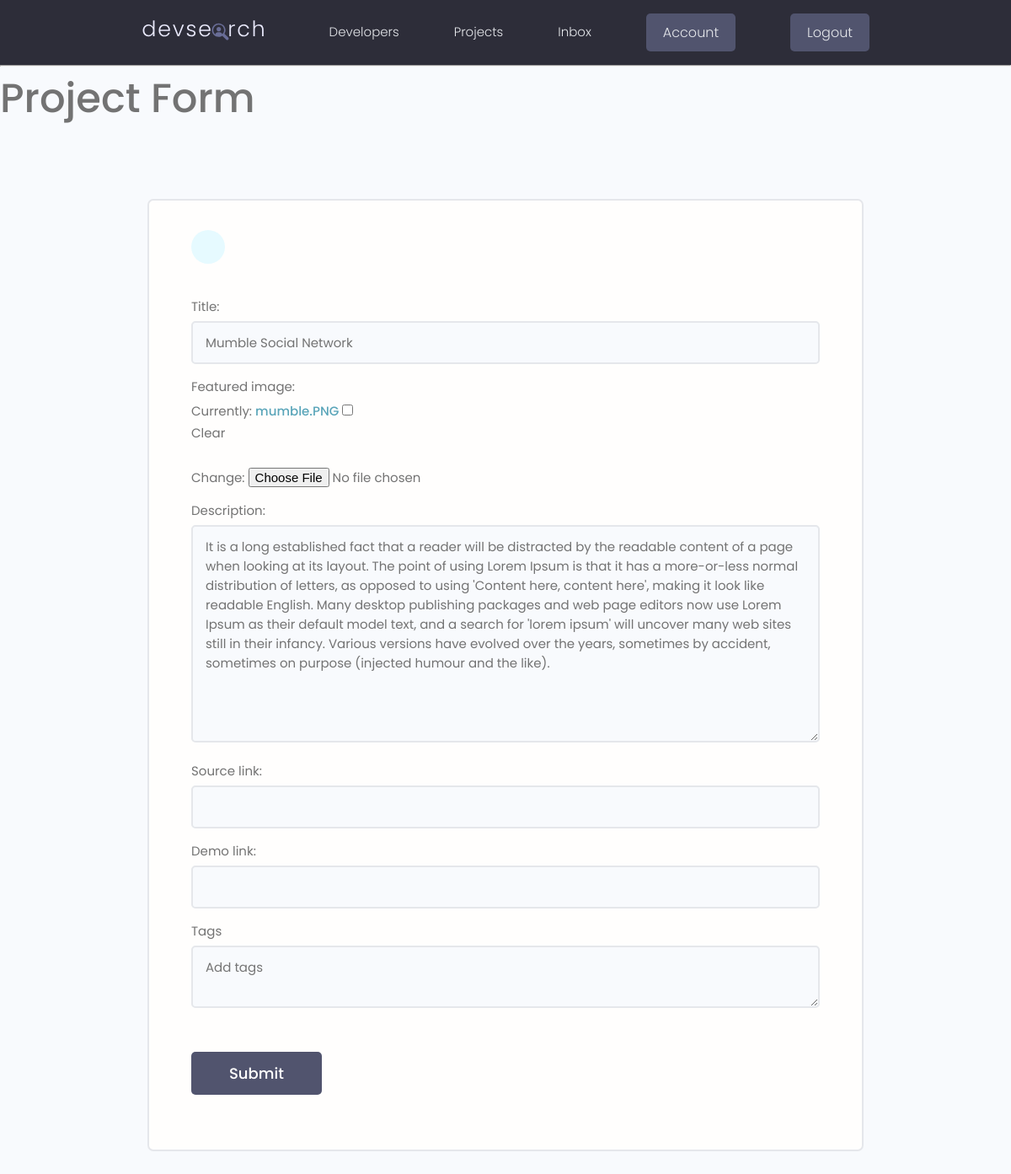
The page /projects/update-project/fbac55f8-0d30-4aa2-91b1-7d79c9398118/ (signed in) on the database its author committed.
### base/models.py (models this page shows, shortened)
class Project(models.Model):
    owner = models.ForeignKey(Profile, null=True, blank=True, on_delete=models.CASCADE)
    title = models.CharField(max_length=200)
    description = models.TextField(null=True, blank=True)
    tags = models.ManyToManyField('Tag', blank= True)
    featured_image = models.ImageField(null=True, blank=True,default="default.jpg")
    vote_total = models.IntegerField(default=0, null=True, blank=True)
    vote_ratio = models.IntegerField(default=0, null=True, blank=True)
    source_link = models.CharField(max_length=2000, null=True, blank=True)
    demo_link = models.CharField(max_length=2000, null=True, blank=True)
    created = models.DateTimeField(auto_now_add=True)
    id = models.UUIDField(default=uuid.uuid4, unique=True, primary_key=True, editable=False )
    class Meta:
        ordering= ['-vote_ratio', 'vote_total', 'title']

### base/views.py (the view, shortened to what this page needs)
# urls.py: path('update-project/<str:id>/', views.updateProject, name = 'update-project'),
@login_required(login_url="login")
def updateProject(request, id):
    profile = request.user.profile
    project = profile.project_set.get(id=id)
    form = ProjectForm(instance=project)
    context = {'forms': form}
    return render(request, 'base/project-form.html', context)

### base/forms.py
class ProjectForm(ModelForm):
    class Meta:
        model = Project
        fields = ['title','featured_image','description', 'source_link', 'demo_link']
        widgets = {
            'tags' :forms.CheckboxSelectMultiple(),
        }
    def __init__(self, *args, **kwargs):
        super(ProjectForm, self).__init__(*args, **kwargs)
        for name, field in self.fields.items():
            field.widget.attrs.update({'class': 'input'})

### base/templates/base/project-form.html (shortened to what this page needs)
{% extends 'main.html' %}
{% block content %}
<h1> Project Form </h1>
<main class="formPage my-xl">
    <div class="content-box">
        <div class="formWrapper">
            <a class="backButton" href="{% url 'account' %}"></a>
            <br>
            <form class="form" method="POST" action="" enctype="multipart/form-data">
                {% for form in forms %}
                <div class="form__field">
                    <label for="formInput#text">{{form.label}}: </label>
                    {{form}}
                </div>
                {% endfor %}
                <div class="form__field">
                    <label for="formInput#text">Tags</label>
                    <textarea class="input" name="newtags" placeholder="Add tags"></textarea>
                </div>
                <input class="btn btn--sub btn--lg  my-md" type="submit" value="Submit" />
            </form>
        </div>
    </div>
</main>
{% endblock content %}

### static/styles/app.css (style rules this page uses)
:root { --color-sub: #2d2d39; }
.btn--sub { background-color: var(--color-sub-light); }
.content-box { width: 95%; max-width: 85rem; margin: 0 auto; }
.backButton { background: var(--color-main-light); color: var(--color-main); width: 4rem; height: 4rem; display: flex; align-items: center; justify-content: center; border-radius: 50%; }
.formPage .formWrapper { list-style: none; background: var(--color-white); padding: 3.5rem 5rem; border: 2px solid var(--color-light); border-radius: 0.7rem; }

### static/uikit/styles/modules/_variables.css (style rules this page uses)
:root { --color-main: #5aa5b9; --color-main-light: #e6faff; --color-sub: #3f4156; --color-sub-light: #51546e; --color-sub-lighter: #ededfd; --color-text: #737373; --color-gray: #8b8b8b; --color-light: #e5e7eb; --color-light-gray: #767676; --color-bg: #f8fafd; --color-white: #fffefd; --color-white-light: #f3f3f3; --color-success: #359e64; --color-success-bg: #def8e8; --color-error: #fc4b0b; --color-error-bg: #fff2ee; --font-base: 'Poppins', arial, helvetica, 'Segoe UI', roboto, ubuntu, sans-serif; --font-monospace: 'Fira Code', 'Courier New', courier, monospace; --font-regular: 300; --font-medium: 500; --font-bold: 700; --generic-shadow: 1px 1px 5px #00000010; --generic-transition: all 0.3s ease-in-out; }

### static/uikit/styles/modules/_base.css (style rules this page uses)
* { margin: 0; padding: 0; box-sizing: border-box; text-rendering: optimizeLegibility; color: inherit; font-size: inherit; }
html { font-size: 50%; }
@media only screen and (min-width: 480px) { html { font-size: 56.25%; } }
@media only screen and (min-width: 1200px) { html { font-size: 62.5%; } }
body { line-height: 1.6; font-weight: 400; font-size: 1.5rem; color: var(--color-text); background-color: var(--color-bg); min-height: 100vh; }

### static/uikit/styles/modules/_typography.css (style rules this page uses)
* { font-family: var(--font-base); }
h1 { font-size: 4.8rem; font-weight: var(--font-medium); }
a { padding-bottom: 2px; text-decoration: none; display: inline-block; color: var(--color-main); font-weight: var(--font-medium); }

### static/uikit/styles/modules/_utilities.css (style rules this page uses)
.my-md { margin: 3rem auto; }
.my-xl { margin: 8rem auto; }

### static/uikit/styles/modules/_button.css (style rules this page uses)
.btn { display: inline-block; position: relative; cursor: pointer; background-color: var(--color-light); font-weight: var(--font-medium); color: var(--color-sub); text-decoration: none; padding: 1rem 2rem; border-radius: 0.5rem; border: none; width: -webkit-fit-content; width: -moz-fit-content; width: fit-content; height: -webkit-fit-content; height: -moz-fit-content; height: fit-content; font-size: 1.6rem; outline-width: 0; outline-color: transparent; -webkit-backface-visibility: hidden; backface-visibility: hidden; transition: all 0.3s ease-in-out; }
.btn--sub { background-color: var(--color-sub); color: var(--color-white); }
.btn--lg { font-size: 1.8rem; padding: 1.2rem 4.5rem; }

### static/uikit/styles/modules/_form.css (style rules this page uses)
.form { display: block; }
.form__field { margin-top: 1.5rem; margin-bottom: 1.5rem; }
.form__label, .form__field > label { display: block; margin-bottom: 0.5rem; color: var(--color-text); }
input.input[type='text'], input.input[type='email'], input.input[type='password'], input.input[type='number'], select.input, textarea.input { min-width: 24rem; width: 100%; padding: 1.2rem 1.5rem; border-radius: 0.5rem; border: 2px solid var(--color-light); transition: all 0.3s ease-in-out; background-color: var(--color-bg); }

### rows shown on the page
Project: forms "Mumble Social Network" "It is a long established fact that a reader will be distracted by the readable content of a page when looking at its layout. The point of using Lorem Ipsum is that it has a more-or-less normal distribution of letters, as opposed to using 'Content here, content here', making it look like readable English. Many desktop publishing packages and web page editors now use Lorem Ipsum as their default model text, and a search for 'lorem ipsum' will uncover many web sites still in their infancy. Various versions have evolved over the years, sometimes by accident, sometimes on purpose (injected humour and the like)."
